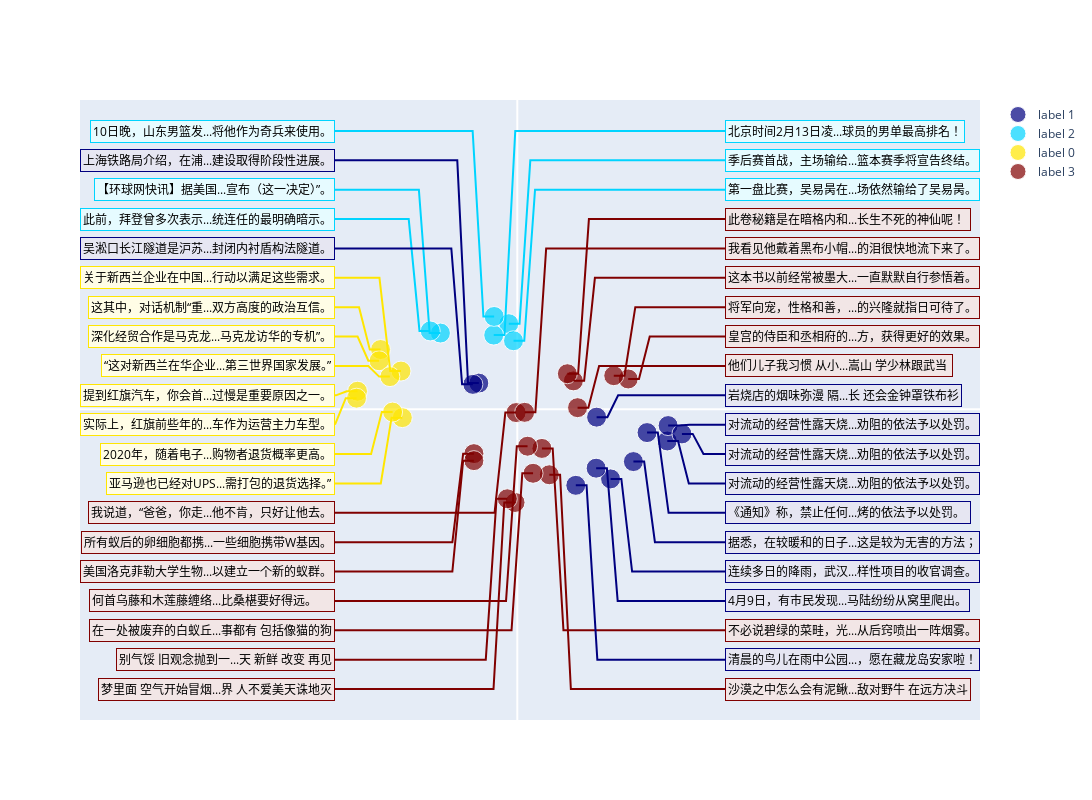

Notebook cell for this chart:
### Code cell
import sys
sys.path.append("../")
from lib.tsne import TSNE_Plot

merged_list = text_left + text_right
merged_embed = torch.cat((embeddings_left, embeddings_right), dim=0)

# if the data have no labels, you can use the following code to cluster the data
tsne_plot = TSNE_Plot(merged_list, merged_embed, n_clusters = 4)
tsne_plot.tsne_plot(n_sentence=40)

# # if the data have labels, you can use the following code to visualize the data
# tsne_plot = TSNE_Plot(merged_list, merged_embed, label=labels)
# tsne_plot.tsne_plot(n_sentence=40)

### Figure 1 — Plotly figure (JSON) as saved in the notebook; plotly's stock layout.template omitted (floating-point values rounded to 4 significant figures)
{"data": [{"legendgroup": "lines", "marker": {"color": "#000080", "size": [20, 20, 20, 20, 20, 20, 20, 20, 20, 20, 20]}, "mode": "markers", "name": "label 1", "showlegend": true, "type": "scatter", "x": [6.028, 4.333, -1.788, 3.662, 6.967, 3.684, 7.006, 2.717, -2.064, 5.393, 7.648], "y": [-1.834, -5.471, 2.049, -4.63, -2.491, -0.623, -1.284, -5.976, 1.952, -4.112, -1.938]}, {"legendgroup": "lines", "marker": {"color": "#00d4ff", "size": [20, 20, 20, 20, 20, 20]}, "mode": "markers", "name": "label 2", "showlegend": true, "type": "scatter", "x": [-3.572, -0.3958, -1.095, -4.044, -1.074, -0.1761], "y": [5.982, 6.715, 5.821, 6.147, 7.283, 5.378]}, {"legendgroup": "lines", "marker": {"color": "#ffe600", "size": [20, 20, 20, 20, 20, 20, 20, 20]}, "mode": "markers", "name": "label 0", "showlegend": true, "type": "scatter", "x": [-6.352, -5.403, -7.423, -5.341, -6.419, -5.918, -7.468, -5.793], "y": [4.687, 2.996, 1.413, -0.6611, 3.804, 2.561, 0.8657, -0.2223]}, {"legendgroup": "lines", "marker": {"color": "#800000", "size": [20, 20, 20, 20, 20, 20, 20, 20, 20, 20, 20, 20, 20, 20, 20]}, "mode": "markers", "name": "label 3", "showlegend": true, "type": "scatter", "x": [-2.015, 1.488, -0.105, 5.151, 1.144, -0.05522, 2.605, -2.016, 2.8, 0.7326, -0.4647, 4.481, 0.4765, 0.3407, 2.326], "y": [-3.487, -5.148, -7.324, 2.376, -3.079, -0.2628, 2.226, -4.037, 0.1224, -5.033, -7.034, 2.633, -2.906, -0.2443, 2.787]}, {"legendgroup": "lines", "line": {"color": "#000080"}, "mode": "lines", "showlegend": false, "type": "scatter", "x": [9.648, 7.028, 6.528, 6.028], "y": [-8.133, -8.133, -1.834, -1.834]}, {"legendgroup": "lines", "line": {"color": "#000080"}, "mode": "lines", "showlegend": false, "type": "scatter", "x": [9.648, 5.333, 4.833, 4.333], "y": [-12.75, -12.75, -5.471, -5.471]}, {"legendgroup": "lines", "line": {"color": "#00d4ff"}, "mode": "lines", "showlegend": false, "type": "scatter", "x": [-8.468, -4.572, -4.072, -3.572], "y": [17.24, 17.24, 5.982, 5.982]}, {"legendgroup": "lines", "line": {"color": "#ffe600"}, "mode": "lines", "showlegend": false, "type": "scatter", "x": [-8.468, -7.352, -6.852, -6.352], "y": [8.011, 8.011, 4.687, 4.687]}, {"legendgroup": "lines", "line": {"color": "#ffe600"}, "mode": "lines", "showlegend": false, "type": "scatter", "x": [-8.468, -6.403, -5.903, -5.403], "y": [10.32, 10.32, 2.996, 2.996]}, {"legendgroup": "lines", "line": {"color": "#000080"}, "mode": "lines", "showlegend": false, "type": "scatter", "x": [-8.468, -2.788, -2.288, -1.788], "y": [19.54, 19.54, 2.049, 2.049]}, {"legendgroup": "lines", "line": {"color": "#00d4ff"}, "mode": "lines", "showlegend": false, "type": "scatter", "x": [9.648, 0.6042, 0.1042, -0.3958], "y": [19.54, 19.54, 6.715, 6.715]}, {"legendgroup": "lines", "line": {"color": "#00d4ff"}, "mode": "lines", "showlegend": false, "type": "scatter", "x": [9.648, -0.09467, -0.5947, -1.095], "y": [21.85, 21.85, 5.821, 5.821]}, {"legendgroup": "lines", "line": {"color": "#800000"}, "mode": "lines", "showlegend": false, "type": "scatter", "x": [-8.468, -3.015, -2.515, -2.015], "y": [-10.44, -10.44, -3.487, -3.487]}, {"legendgroup": "lines", "line": {"color": "#000080"}, "mode": "lines", "showlegend": false, "type": "scatter", "x": [9.648, 4.662, 4.162, 3.662], "y": [-15.05, -15.05, -4.63, -4.63]}, {"legendgroup": "lines", "line": {"color": "#000080"}, "mode": "lines", "showlegend": false, "type": "scatter", "x": [9.648, 7.967, 7.467, 6.967], "y": [-5.827, -5.827, -2.491, -2.491]}, {"legendgroup": "lines", "line": {"color": "#ffe600"}, "mode": "lines", "showlegend": false, "type": "scatter", "x": [-8.468, -8.423, -7.923, -7.423], "y": [1.092, 1.092, 1.413, 1.413]}, {"legendgroup": "lines", "line": {"color": "#ffe600"}, "mode": "lines", "showlegend": false, "type": "scatter", "x": [-8.468, -6.341, -5.841, -5.341], "y": [-5.827, -5.827, -0.6611, -0.6611]}, {"legendgroup": "lines", "line": {"color": "#000080"}, "mode": "lines", "showlegend": false, "type": "scatter", "x": [9.648, 4.684, 4.184, 3.684], "y": [1.092, 1.092, -0.623, -0.623]}, {"legendgroup": "lines", "line": {"color": "#800000"}, "mode": "lines", "showlegend": false, "type": "scatter", "x": [9.648, 2.488, 1.988, 1.488], "y": [-21.97, -21.97, -5.148, -5.148]}, {"legendgroup": "lines", "line": {"color": "#800000"}, "mode": "lines", "showlegend": false, "type": "scatter", "x": [-8.468, -1.105, -0.605, -0.105], "y": [-21.97, -21.97, -7.324, -7.324]}, {"legendgroup": "lines", "line": {"color": "#800000"}, "mode": "lines", "showlegend": false, "type": "scatter", "x": [9.648, 6.151, 5.651, 5.151], "y": [5.704, 5.704, 2.376, 2.376]}, {"legendgroup": "lines", "line": {"color": "#800000"}, "mode": "lines", "showlegend": false, "type": "scatter", "x": [9.648, 2.144, 1.644, 1.144], "y": [-17.36, -17.36, -3.079, -3.079]}, {"legendgroup": "lines", "line": {"color": "#800000"}, "mode": "lines", "showlegend": false, "type": "scatter", "x": [-8.468, -1.055, -0.5552, -0.05522], "y": [-8.133, -8.133, -0.2628, -0.2628]}, {"legendgroup": "lines", "line": {"color": "#800000"}, "mode": "lines", "showlegend": false, "type": "scatter", "x": [9.648, 3.605, 3.105, 2.605], "y": [10.32, 10.32, 2.226, 2.226]}, {"legendgroup": "lines", "line": {"color": "#000080"}, "mode": "lines", "showlegend": false, "type": "scatter", "x": [9.648, 8.006, 7.506, 7.006], "y": [-1.215, -1.215, -1.284, -1.284]}, {"legendgroup": "lines", "line": {"color": "#000080"}, "mode": "lines", "showlegend": false, "type": "scatter", "x": [9.648, 3.717, 3.217, 2.717], "y": [-19.66, -19.66, -5.976, -5.976]}, {"legendgroup": "lines", "line": {"color": "#00d4ff"}, "mode": "lines", "showlegend": false, "type": "scatter", "x": [-8.468, -5.044, -4.544, -4.044], "y": [14.93, 14.93, 6.147, 6.147]}, {"legendgroup": "lines", "line": {"color": "#ffe600"}, "mode": "lines", "showlegend": false, "type": "scatter", "x": [-8.468, -7.419, -6.919, -6.419], "y": [5.704, 5.704, 3.804, 3.804]}, {"legendgroup": "lines", "line": {"color": "#ffe600"}, "mode": "lines", "showlegend": false, "type": "scatter", "x": [-8.468, -6.918, -6.418, -5.918], "y": [3.398, 3.398, 2.561, 2.561]}, {"legendgroup": "lines", "line": {"color": "#000080"}, "mode": "lines", "showlegend": false, "type": "scatter", "x": [-8.468, -3.064, -2.564, -2.064], "y": [12.62, 12.62, 1.952, 1.952]}, {"legendgroup": "lines", "line": {"color": "#00d4ff"}, "mode": "lines", "showlegend": false, "type": "scatter", "x": [-8.468, -2.074, -1.574, -1.074], "y": [21.85, 21.85, 7.283, 7.283]}, {"legendgroup": "lines", "line": {"color": "#00d4ff"}, "mode": "lines", "showlegend": false, "type": "scatter", "x": [9.648, 0.8239, 0.3239, -0.1761], "y": [17.24, 17.24, 5.378, 5.378]}, {"legendgroup": "lines", "line": {"color": "#800000"}, "mode": "lines", "showlegend": false, "type": "scatter", "x": [-8.468, -3.016, -2.516, -2.016], "y": [-12.75, -12.75, -4.037, -4.037]}, {"legendgroup": "lines", "line": {"color": "#000080"}, "mode": "lines", "showlegend": false, "type": "scatter", "x": [9.648, 6.393, 5.893, 5.393], "y": [-10.44, -10.44, -4.112, -4.112]}, {"legendgroup": "lines", "line": {"color": "#000080"}, "mode": "lines", "showlegend": false, "type": "scatter", "x": [9.648, 8.648, 8.148, 7.648], "y": [-3.521, -3.521, -1.938, -1.938]}, {"legendgroup": "lines", "line": {"color": "#ffe600"}, "mode": "lines", "showlegend": false, "type": "scatter", "x": [-8.468, -8.468, -7.968, -7.468], "y": [-1.215, -1.215, 0.8657, 0.8657]}, {"legendgroup": "lines", "line": {"color": "#ffe600"}, "mode": "lines", "showlegend": false, "type": "scatter", "x": [-8.468, -6.793, -6.293, -5.793], "y": [-3.521, -3.521, -0.2223, -0.2223]}, {"legendgroup": "lines", "line": {"color": "#800000"}, "mode": "lines", "showlegend": false, "type": "scatter", "x": [9.648, 3.8, 3.3, 2.8], "y": [3.398, 3.398, 0.1224, 0.1224]}, {"legendgroup": "lines", "line": {"color": "#800000"}, "mode": "lines", "showlegend": false, "type": "scatter", "x": [-8.468, -0.2674, 0.2326, 0.7326], "y": [-17.36, -17.36, -5.033, -5.033]}, {"legendgroup": "lines", "line": {"color": "#800000"}, "mode": "lines", "showlegend": false, "type": "scatter", "x": [-8.468, -1.465, -0.9647, -0.4647], "y": [-19.66, -19.66, -7.034, -7.034]}, {"legendgroup": "lines", "line": {"color": "#800000"}, "mode": "lines", "showlegend": false, "type": "scatter", "x": [9.648, 5.481, 4.981, 4.481], "y": [8.011, 8.011, 2.633, 2.633]}, {"legendgroup": "lines", "line": {"color": "#800000"}, "mode": "lines", "showlegend": false, "type": "scatter", "x": [-8.468, -0.5235, -0.0235, 0.4765], "y": [-15.05, -15.05, -2.906, -2.906]}, {"legendgroup": "lines", "line": {"color": "#800000"}, "mode": "lines", "showlegend": false, "type": "scatter", "x": [9.648, 1.341, 0.8407, 0.3407], "y": [12.62, 12.62, -0.2443, -0.2443]}, {"legendgroup": "lines", "line": {"color": "#800000"}, "mode": "lines", "showlegend": false, "type": "scatter", "x": [9.648, 3.326, 2.826, 2.326], "y": [14.93, 14.93, 2.787, 2.787]}], "layout": {"annotations": [{"bgcolor": "#e6e6f2", "bordercolor": "#000080", "borderpad": 2, "font": {"color": "black"}, "showarrow": false, "text": "《通知》称，禁止任何...烤的依法予以处罚。\n", "x": 9.648, "xanchor": "left", "xref": "x", "y": -8.133, "yanchor": "middle", "yref": "y"}, {"bgcolor": "#e6e6f2", "bordercolor": "#000080", "borderpad": 2, "font": {"color": "black"}, "showarrow": false, "text": "连续多日的降雨，武汉...样性项目的收官调查。", "x": 9.648, "xanchor": "left", "xref": "x", "y": -12.75, "yanchor": "middle", "yref": "y"}, {"bgcolor": "#e6fbff", "bordercolor": "#00d4ff", "borderpad": 2, "font": {"color": "black"}, "showarrow": false, "text": "【环球网快讯】据美国...宣布（这一决定）”。", "x": -8.468, "xanchor": "right", "xref": "x", "y": 17.24, "yanchor": "middle", "yref": "y"}, {"bgcolor": "#fffde6", "bordercolor": "#ffe600", "borderpad": 2, "font": {"color": "black"}, "showarrow": false, "text": "这其中，对话机制“重...双方高度的政治互信。", "x": -8.468, "xanchor": "right", "xref": "x", "y": 8.011, "yanchor": "middle", "yref": "y"}, {"bgcolor": "#fffde6", "bordercolor": "#ffe600", "borderpad": 2, "font": {"color": "black"}, "showarrow": false, "text": "关于新西兰企业在中国...行动以满足这些需求。", "x": -8.468, "xanchor": "right", "xref": "x", "y": 10.32, "yanchor": "middle", "yref": "y"}, {"bgcolor": "#e6e6f2", "bordercolor": "#000080", "borderpad": 2, "font": {"color": "black"}, "showarrow": false, "text": "上海铁路局介绍，在浦...建设取得阶段性进展。", "x": -8.468, "xanchor": "right", "xref": "x", "y": 19.54, "yanchor": "middle", "yref": "y"}, {"bgcolor": "#e6fbff", "bordercolor": "#00d4ff", "borderpad": 2, "font": {"color": "black"}, "showarrow": false, "text": "季后赛首战，主场输给...篮本赛季将宣告终结。", "x": 9.648, "xanchor": "left", "xref": "x", "y": 19.54, "yanchor": "middle", "yref": "y"}, {"bgcolor": "#e6fbff", "bordercolor": "#00d4ff", "borderpad": 2, "font": {"color": "black"}, "showarrow": false, "text": "北京时间2月13日凌...球员的男单最高排名！", "x": 9.648, "xanchor": "left", "xref": "x", "y": 21.85, "yanchor": "middle", "yref": "y"}, {"bgcolor": "#f2e6e6", "bordercolor": "#800000", "borderpad": 2, "font": {"color": "black"}, "showarrow": false, "text": "所有蚁后的卵细胞都携...一些细胞携带W基因。", "x": -8.468, "xanchor": "right", "xref": "x", "y": -10.44, "yanchor": "middle", "yref": "y"}, {"bgcolor": "#e6e6f2", "bordercolor": "#000080", "borderpad": 2, "font": {"color": "black"}, "showarrow": false, "text": "4月9日，有市民发现...马陆纷纷从窝里爬出。", "x": 9.648, "xanchor": "left", "xref": "x", "y": -15.05, "yanchor": "middle", "yref": "y"}, {"bgcolor": "#e6e6f2", "bordercolor": "#000080", "borderpad": 2, "font": {"color": "black"}, "showarrow": false, "text": "对流动的经营性露天烧...劝阻的依法予以处罚。", "x": 9.648, "xanchor": "left", "xref": "x", "y": -5.827, "yanchor": "middle", "yref": "y"}, {"bgcolor": "#fffde6", "bordercolor": "#ffe600", "borderpad": 2, "font": {"color": "black"}, "showarrow": false, "text": "提到红旗汽车，你会首...过慢是重要原因之一。", "x": -8.468, "xanchor": "right", "xref": "x", "y": 1.092, "yanchor": "middle", "yref": "y"}, {"bgcolor": "#fffde6", "bordercolor": "#ffe600", "borderpad": 2, "font": {"color": "black"}, "showarrow": false, "text": "亚马逊也已经对UPS...需打包的退货选择。”", "x": -8.468, "xanchor": "right", "xref": "x", "y": -5.827, "yanchor": "middle", "yref": "y"}, {"bgcolor": "#e6e6f2", "bordercolor": "#000080", "borderpad": 2, "font": {"color": "black"}, "showarrow": false, "text": "岩烧店的烟味弥漫 隔...长 还会金钟罩铁布衫", "x": 9.648, "xanchor": "left", "xref": "x", "y": 1.092, "yanchor": "middle", "yref": "y"}, {"bgcolor": "#f2e6e6", "bordercolor": "#800000", "borderpad": 2, "font": {"color": "black"}, "showarrow": false, "text": "沙漠之中怎么会有泥鳅...敌对野牛 在远方决斗", "x": 9.648, "xanchor": "left", "xref": "x", "y": -21.97, "yanchor": "middle", "yref": "y"}, {"bgcolor": "#f2e6e6", "bordercolor": "#800000", "borderpad": 2, "font": {"color": "black"}, "showarrow": false, "text": "梦里面 空气开始冒烟...界 人不爱美天诛地灭", "x": -8.468, "xanchor": "right", "xref": "x", "y": -21.97, "yanchor": "middle", "yref": "y"}, {"bgcolor": "#f2e6e6", "bordercolor": "#800000", "borderpad": 2, "font": {"color": "black"}, "showarrow": false, "text": "皇宫的侍臣和丞相府的...方，获得更好的效果。", "x": 9.648, "xanchor": "left", "xref": "x", "y": 5.704, "yanchor": "middle", "yref": "y"}, {"bgcolor": "#f2e6e6", "bordercolor": "#800000", "borderpad": 2, "font": {"color": "black"}, "showarrow": false, "text": "不必说碧绿的菜畦，光...从后窍喷出一阵烟雾。", "x": 9.648, "xanchor": "left", "xref": "x", "y": -17.36, "yanchor": "middle", "yref": "y"}, {"bgcolor": "#f2e6e6", "bordercolor": "#800000", "borderpad": 2, "font": {"color": "black"}, "showarrow": false, "text": "我说道，“爸爸，你走...他不肯，只好让他去。", "x": -8.468, "xanchor": "right", "xref": "x", "y": -8.133, "yanchor": "middle", "yref": "y"}, {"bgcolor": "#f2e6e6", "bordercolor": "#800000", "borderpad": 2, "font": {"color": "black"}, "showarrow": false, "text": "这本书以前经常被墨大...一直默默自行参悟着。", "x": 9.648, "xanchor": "left", "xref": "x", "y": 10.32, "yanchor": "middle", "yref": "y"}, {"bgcolor": "#e6e6f2", "bordercolor": "#000080", "borderpad": 2, "font": {"color": "black"}, "showarrow": false, "text": "对流动的经营性露天烧...劝阻的依法予以处罚。", "x": 9.648, "xanchor": "left", "xref": "x", "y": -1.215, "yanchor": "middle", "yref": "y"}, {"bgcolor": "#e6e6f2", "bordercolor": "#000080", "borderpad": 2, "font": {"color": "black"}, "showarrow": false, "text": "清晨的鸟儿在雨中公园...，愿在藏龙岛安家啦！", "x": 9.648, "xanchor": "left", "xref": "x", "y": -19.66, "yanchor": "middle", "yref": "y"}, {"bgcolor": "#e6fbff", "bordercolor": "#00d4ff", "borderpad": 2, "font": {"color": "black"}, "showarrow": false, "text": "此前，拜登曾多次表示...统连任的最明确暗示。", "x": -8.468, "xanchor": "right", "xref": "x", "y": 14.93, "yanchor": "middle", "yref": "y"}, {"bgcolor": "#fffde6", "bordercolor": "#ffe600", "borderpad": 2, "font": {"color": "black"}, "showarrow": false, "text": "深化经贸合作是马克龙...马克龙访华的专机”。", "x": -8.468, "xanchor": "right", "xref": "x", "y": 5.704, "yanchor": "middle", "yref": "y"}, {"bgcolor": "#fffde6", "bordercolor": "#ffe600", "borderpad": 2, "font": {"color": "black"}, "showarrow": false, "text": "“这对新西兰在华企业...第三世界国家发展。”", "x": -8.468, "xanchor": "right", "xref": "x", "y": 3.398, "yanchor": "middle", "yref": "y"}, {"bgcolor": "#e6e6f2", "bordercolor": "#000080", "borderpad": 2, "font": {"color": "black"}, "showarrow": false, "text": "吴淞口长江隧道是沪苏...封闭内衬盾构法隧道。", "x": -8.468, "xanchor": "right", "xref": "x", "y": 12.62, "yanchor": "middle", "yref": "y"}, {"bgcolor": "#e6fbff", "bordercolor": "#00d4ff", "borderpad": 2, "font": {"color": "black"}, "showarrow": false, "text": "10日晚，山东男篮发...将他作为奇兵来使用。", "x": -8.468, "xanchor": "right", "xref": "x", "y": 21.85, "yanchor": "middle", "yref": "y"}, {"bgcolor": "#e6fbff", "bordercolor": "#00d4ff", "borderpad": 2, "font": {"color": "black"}, "showarrow": false, "text": "第一盘比赛，吴易昺在...场依然输给了吴易昺。", "x": 9.648, "xanchor": "left", "xref": "x", "y": 17.24, "yanchor": "middle", "yref": "y"}, {"bgcolor": "#f2e6e6", "bordercolor": "#800000", "borderpad": 2, "font": {"color": "black"}, "showarrow": false, "text": "美国洛克菲勒大学生物...以建立一个新的蚁群。", "x": -8.468, "xanchor": "right", "xref": "x", "y": -12.75, "yanchor": "middle", "yref": "y"}, {"bgcolor": "#e6e6f2", "bordercolor": "#000080", "borderpad": 2, "font": {"color": "black"}, "showarrow": false, "text": "据悉，在较暖和的日子...这是较为无害的方法；", "x": 9.648, "xanchor": "left", "xref": "x", "y": -10.44, "yanchor": "middle", "yref": "y"}, {"bgcolor": "#e6e6f2", "bordercolor": "#000080", "borderpad": 2, "font": {"color": "black"}, "showarrow": false, "text": "对流动的经营性露天烧...劝阻的依法予以处罚。", "x": 9.648, "xanchor": "left", "xref": "x", "y": -3.521, "yanchor": "middle", "yref": "y"}, {"bgcolor": "#fffde6", "bordercolor": "#ffe600", "borderpad": 2, "font": {"color": "black"}, "showarrow": false, "text": "实际上，红旗前些年的...车作为运营主力车型。", "x": -8.468, "xanchor": "right", "xref": "x", "y": -1.215, "yanchor": "middle", "yref": "y"}, {"bgcolor": "#fffde6", "bordercolor": "#ffe600", "borderpad": 2, "font": {"color": "black"}, "showarrow": false, "text": "2020年，随着电子...购物者退货概率更高。", "x": -8.468, "xanchor": "right", "xref": "x", "y": -3.521, "yanchor": "middle", "yref": "y"}, {"bgcolor": "#f2e6e6", "bordercolor": "#800000", "borderpad": 2, "font": {"color": "black"}, "showarrow": false, "text": "他们儿子我习惯 从小...嵩山 学少林跟武当 ", "x": 9.648, "xanchor": "left", "xref": "x", "y": 3.398, "yanchor": "middle", "yref": "y"}, {"bgcolor": "#f2e6e6", "bordercolor": "#800000", "borderpad": 2, "font": {"color": "black"}, "showarrow": false, "text": "在一处被废弃的白蚁丘...事都有 包括像猫的狗", "x": -8.468, "xanchor": "right", "xref": "x", "y": -17.36, "yanchor": "middle", "yref": "y"}, {"bgcolor": "#f2e6e6", "bordercolor": "#800000", "borderpad": 2, "font": {"color": "black"}, "showarrow": false, "text": "别气馁 旧观念抛到一...天 新鲜 改变 再见", "x": -8.468, "xanchor": "right", "xref": "x", "y": -19.66, "yanchor": "middle", "yref": "y"}, {"bgcolor": "#f2e6e6", "bordercolor": "#800000", "borderpad": 2, "font": {"color": "black"}, "showarrow": false, "text": "将军向宠，性格和善，...的兴隆就指日可待了。", "x": 9.648, "xanchor": "left", "xref": "x", "y": 8.011, "yanchor": "middle", "yref": "y"}, {"bgcolor": "#f2e6e6", "bordercolor": "#800000", "borderpad": 2, "font": {"color": "black"}, "showarrow": false, "text": "何首乌藤和木莲藤缠络...比桑椹要好得远。 　", "x": -8.468, "xanchor": "right", "xref": "x", "y": -15.05, "yanchor": "middle", "yref": "y"}, {"bgcolor": "#f2e6e6", "bordercolor": "#800000", "borderpad": 2, "font": {"color": "black"}, "showarrow": false, "text": "我看见他戴着黑布小帽...的泪很快地流下来了。", "x": 9.648, "xanchor": "left", "xref": "x", "y": 12.62, "yanchor": "middle", "yref": "y"}, {"bgcolor": "#f2e6e6", "bordercolor": "#800000", "borderpad": 2, "font": {"color": "black"}, "showarrow": false, "text": "此卷秘籍是在暗格内和...长生不死的神仙呢！\n", "x": 9.648, "xanchor": "left", "xref": "x", "y": 14.93, "yanchor": "middle", "yref": "y"}], "autosize": false, "height": 800, "width": 1500, "xaxis": {"tickvals": []}, "yaxis": {"tickvals": []}}}
